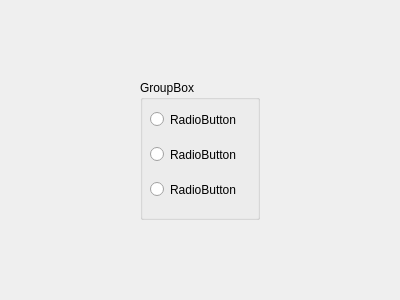
<?xml version="1.0" encoding="UTF-8"?>
<ui version="4.0">
 <class>Dialog</class>
 <widget class="QDialog" name="Dialog">
  <property name="geometry">
   <rect>
    <x>0</x>
    <y>0</y>
    <width>400</width>
    <height>300</height>
   </rect>
  </property>
  <property name="windowTitle">
   <string>Dialog</string>
  </property>
  <widget class="QGroupBox" name="groupBox">
   <property name="geometry">
    <rect>
     <x>140</x>
     <y>80</y>
     <width>120</width>
     <height>140</height>
    </rect>
   </property>
   <property name="title">
    <string>GroupBox</string>
   </property>
   <widget class="QRadioButton" name="rad_btn1">
    <property name="geometry">
     <rect>
      <x>10</x>
      <y>30</y>
      <width>108</width>
      <height>19</height>
     </rect>
    </property>
    <property name="text">
     <string>RadioButton</string>
    </property>
   </widget>
   <widget class="QRadioButton" name="rad_btn2">
    <property name="geometry">
     <rect>
      <x>10</x>
      <y>65</y>
      <width>108</width>
      <height>19</height>
     </rect>
    </property>
    <property name="text">
     <string>RadioButton</string>
    </property>
   </widget>
   <widget class="QRadioButton" name="rad_btn3">
    <property name="geometry">
     <rect>
      <x>10</x>
      <y>100</y>
      <width>108</width>
      <height>19</height>
     </rect>
    </property>
    <property name="text">
     <string>RadioButton</string>
    </property>
   </widget>
  </widget>
 </widget>
 <resources/>
 <connections/>
</ui>
